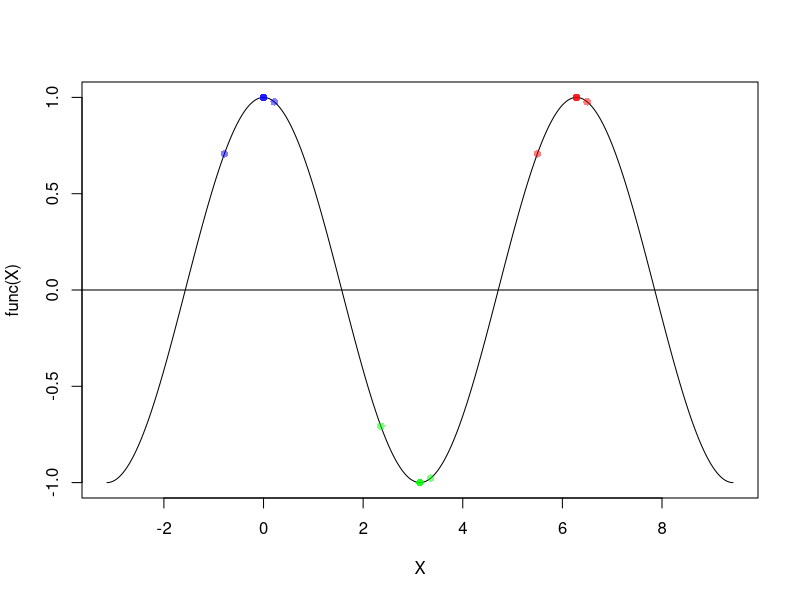
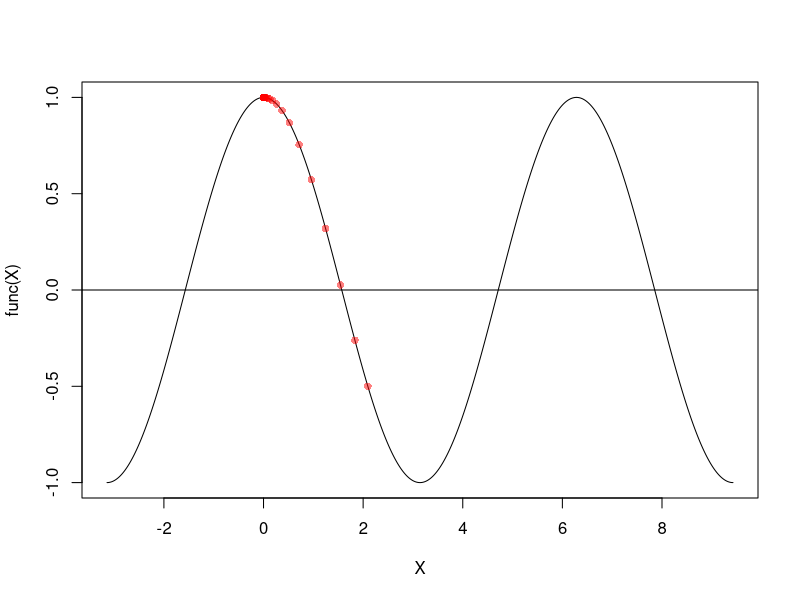

Write the R code that produced these figures, in order.
## question 2
## Newton Rapson

func <- function(X)
{
  return(cos(X))
  
}

# parametric space = -pi to 3*pi
X <- seq (-pi , 3*pi , length= 1e3)
plot(X, func(X), type = 'l')
abline(h= 0)

tol <- 1e-5

f.prime <- function(X)
{
  rtn <- - sin(X)  #f.prime
  return(rtn)
}

# Returns double derivative of objective function.
f.double.prime <- function(X)
{
  rtn <- - cos(X)
  return(rtn)
}
opt <- numeric(length = 3)
# first concave region
current <- -pi / 4
diff <- 100  # inital large value for difference
iter <- 0    # counting the number of iterations
x.k <- current
while( (diff > tol) && iter < 100)
{
  iter <- iter + 1
  update <- current - f.prime(current)/f.double.prime(current)  # NR update
  x.k <- c(x.k, update)
  diff <- abs(current - update)
  current <- update
}
opt[1] <- current  # final approximation to MLE
evals <- sapply(x.k, func)
points(x.k, evals, pch = 16, col = rgb(0,0,1, alpha = .5))

#convex region
current <- (-pi / 4) + pi
diff <- 100  # inital large value for difference
iter <- 0    # counting the number of iterations
x.k <- current
while( (diff > tol) && iter < 100)
{
  iter <- iter + 1
  update <- current - f.prime(current)/f.double.prime(current)  # NR update
  x.k <- c(x.k, update)
  diff <- abs(current - update)
  current <- update
}
opt[2] <- current  # final approximation to MLE
evals <- sapply(x.k, func)
points(x.k, evals, pch = 16, col = rgb(0,1,0, alpha = .5))

#third region
current <- (-pi / 4) + (2*pi)
diff <- 100  # inital large value for difference
iter <- 0    # counting the number of iterations
x.k <- current
while( (diff > tol) && iter < 100)
{
  iter <- iter + 1
  update <- current - f.prime(current)/f.double.prime(current)  # NR update
  x.k <- c(x.k, update)
  diff <- abs(current - update)
  current <- update
}
opt[3] <- current  # final approximation to MLE
evals <- sapply(x.k, func)
points(x.k, evals, pch = 16, col = rgb(1,0,0, alpha = .5))

which.max(func(opt))
optimum <- opt[which.max(func(opt))]  #Maxima




###### Gradient Asscend

func <- function(X)
{
  return(cos(X))
  
}
# parametric space = -pi to 3*pi
X <- seq (-pi , 3*pi , length= 1e3)
plot(X, func(X), type = 'l')
abline(h= 0)

tol <- 1e-5

f.prime <- function(X)
{
  rtn <- - sin(X)  #f.prime
  return(rtn)
}

current <- (pi/3)*2   # starting value
t <- 0.3
iter <- 0
x.k <- current
diff <- 100
while (tol<diff && iter <100)
{
  iter <- iter + 1
  update <- current + t*f.prime(current) 
  x.k <- c(x.k, update)
  diff <- abs(current - update)
  current <- update
}

current  # final approximation to MLE
evals <- sapply(x.k, func)
points(x.k, evals, pch = 16, col = rgb(1,0,0, alpha = .5))







########## queston 3
